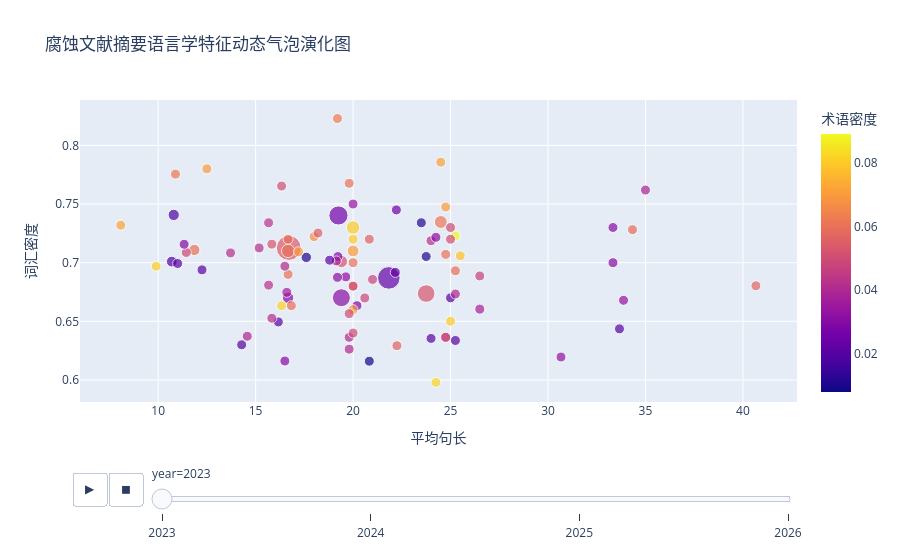

Notebook code for this chart:
### Code cell
import pandas as pd
import plotly.express as px
df=pd.read_csv("DATA.csv")
df["year"]=df["year"].astype(str)
cols=["year","LD","ASL","JD","NCC","title"]
fig=px.scatter(
    df[cols],
    x="ASL",
    y="LD",
    size="NCC",#被引次数决定气泡大小
    color="JD",
    animation_frame="year",
    hover_name="title",#论文标题
    labels={"ASL":"平均句长",
            "LD":"词汇密度",
            "JD":"术语密度",
            "NCC":"标准化引用数"},
    title="腐蚀文献摘要语言学特征动态气泡演化图")
fig.update_traces(marker=dict(sizemin=5))
fig.show()

### Figure 1 — Plotly figure (JSON) as saved in the notebook; plotly's stock layout.template omitted (floating-point values rounded to 4 significant figures)
{"data": [{"hovertemplate": "<b>%{hovertext}</b><br><br>year=2023<br>平均句长=%{x}<br>词汇密度=%{y}<br>标准化引用数=%{marker.size}<br>术语密度=%{marker.color}<extra></extra>", "hovertext": ["Metastable pitting corrosion behavior and characteristics of passive film of laser powder bed fusion produced Ti–6Al–4V in NaCl solutions with different concentrations", "On the use of the Langmuir and other adsorption isotherms in corrosion inhibition", "Experimental comparison of gaseous and electrochemical hydrogen charging in X65 pipeline steel using the permeation technique", "Synergistic inhibition effect of Mikania micrantha extract with potassium iodide on the corrosion of cold rolled steel in methanesulfonic acid solution", "Study on the oxidation behavior of a novel thermal barrier coating system using the nanocrystalline coating as bonding coating on the single-crystal superalloy", "Effect of microstructure on hydrogen embrittlement and hydrogen-induced cracking behaviour of a high-strength pipeline steel weldment", "New insights into hydrogen trapping and embrittlement in high strength aluminum alloys", "Effects of heat treatments on the microstructure and localized corrosion behaviors of AA7075 aluminum alloy", "Dislocation-assisted localised pitting corrosion behaviour of Al Si Mg Cu Mn alloy", "Mitigation effects of over-aging (T73) induced intergranular corrosion on stress corrosion cracking of AA7075 aluminum alloy and behaviors of η phase grain boundary precipitates during the intergranular corrosion formation", "Electrochemical corrosion and electrochemical migration characteristics of SAC-1Bi-xMn solder alloys in NaCl solution", "Extracellular electron transfer corrosion mechanism of two marine structural steels caused by nitrate reducing Halomonas titanicae", "Electrochemical corrosion behaviour and corrosion mechanism of Sn-9Zn-xGe solder alloys in NaCl solution", "Corrosion resistance of β-phase titanium alloys under simulated inflammatory conditions: Exploring the relevance of biocompatible alloying elements", "Study on the roles of bisulfite in the stress corrosion cracking of 7050-T7451 aluminum alloy in the thin electrolyte layer environment", "A general-purpose adsorption isotherm for improved estimation of standard adsorption free energy", "Role of cementite morphology on corrosion layer formation of high-strength carbon steels in sweet and sour environments", "On the estimation of standard adsorption free energy from corrosion inhibition efficiencies", "Intergranular oxidation of additively manufactured Ni-base alloy 625: The role of Si", "The effect of HPAM polymer for enhanced oil recovery on corrosion behaviour of a carbon steel and interaction with the inhibitor under simulated brine conditions", "Proposal of a hydrogen embrittlement index for a martensitic advanced high-strength steel", "Fine-tuning effect of Direct Laser Interference Patterning on the surface states and the corrosion behavior of a biomedical additively manufactured beta Ti alloy", "Growth kinetics and microstructure characteristics of the Zr-Cr interlayer in a Cr-coated Zry-4 alloy exposed to high-temperature steam", "High temperature oxidation and hot corrosion behaviors of PEO and PEO/polysilazane preceramic-based dual-layer coatings on Ti6Al4V alloy", "In-situ observation of environmentally assisted crack initiation and short crack growth behaviour of new-generation 7xxx series alloys in humid air", "Corrosion behavior and mechanisms of the heat-treated Ti5Cu produced by laser powder bed fusion", "In-situ measurement of electrochemical activity related to filiform corrosion in organic coated steel by scanning vibrating electrode technique and scanning micropotentiometry", "Improving corrosion resistance of Ti alloy in hydrochloric acid by embedding TiC/TiB and Y2O3 ceramic nano-particles", "The critical effect of rust layers on localised corrosion of steel exposed to waterline environments", "Corrosion inhibition of decylphosphonate on bare and PEO-coated Mg alloy", "The effect of porosity, mixed molecular/Knudsen diffusion, and a surface barrier layer on steam corrosion of Yb2Si2O7", "SCC behaviour of laser powder bed fused 316L stainless steel in high-temperature water at 288 °C", "Prediction of multilayer Cr/GLC coatings degradation in deep-sea environments based on integrated mechanistic and machine learning models", "Synchrotron-based near ambient-pressure X-ray photoelectron spectroscopy and electrochemical studies of passivation behavior of N- and V-containing martensitic stainless steel", "Evaluation of microstructural and environmental effects on the hydrogen uptake and desorption in high-strength carbon steels: A thermal desorption spectroscopy study", "Corrosion behavior assessment of an Al-Cu alloy manufactured via laser powder bed fusion", "In situ SR-XRD analysis of corrosion product formation during ‘pseudo-passivation’ of carbon steel in CO2-containing aqueous environments", "Acoustic emission as a reliable technique for filiform corrosion monitoring on coated AA7075-T6: Tailored data processing", "Effects of Alcaligenes sp. on corrosion inhibition of sulfate-reducing bacteria in oilfield produced water", "Long-term corrosion behavior of FeCr(Al, Ni) alloys in O2 + H2O with KCl(s) at 600 °C: Microstructural evolution after breakaway oxidation", "Design of alkyl-substituted aminothiazoles to optimise corrosion inhibition for galvanised steel: A combined experimental and molecular modelling approach", "Mechanistic study on the corrosion behaviour of Zinc and Zinc-Calcium alloys designed for enhanced metallic coatings in the presence of chloride and phosphate ions", "Tribocorrosion at metal-on-metal contacts: The contributing role of geometry and material combination", "Sulphur diffusion through a growing chromia scale and effects of water vapour", "Temperature dependence of high-temperature corrosion on nickel-based alloy in molten carbonates for concentrated solar power applications", "Effect of Ru in the underlying superalloy on isothermal oxidation performance of Pt-Al coating", "Effect of hydrogen on electrochemical behavior of additively manufactured 316L in pressurized water reactor primary water", "Electrochemical investigation on localised corrosion under silica sand deposit layers of carbon steel within a bespoke test cell", "The impact of co-deposited silicon impurity on oxidation of silicon carbide coatings in the air and in steam at high temperatures", "The causation of hydrogen embrittlement of duplex stainless steel: Phase instability of the austenite phase and ductile-to-brittle transition of the ferrite phase – Synergy between experiments and modelling", "Oxygen vacancy modified α-Fe2O3 nanorods provide an environment-friendly and efficient anti-corrosion passive film into polymer coating", "Living marine bacterium Tenacibaculum mesophilum D-6 inhibits crevice corrosion of X70 carbon steel", "Fungi corrosion of high-strength aluminum alloys with different microstructures caused by marine Aspergillus terreus under seawater drop", "Effect of nickel on the oxidation behavior of FeCrAl alloy in simulated PWR and BWR conditions", "Corrosion behavior and mechanism of laser powder bed fusion produced CoCrW in an acidic NaCl solution", "In situ, real-time imaging of redox-active species on Al/Cu galvanic couple and corrosion inhibition with 2-mercaptobenzimidazole and octylphosphonic acid", "The long-term corrosion behavior of FeCrAl(Si) alloys after breakaway oxidation at 600 °C", "Predicting the parabolic growth rate constant for high-temperature oxidation of steels using machine learning models", "Effect of Al concentration on Fe-17Cr alloy during steam oxidation at 400 °C", "Improvement of hydrogen embrittlement by void formation at coating layers of Sb-added Al-Si-coated hot-press-forming steels", "High-temperature oxidation behaviour of a Co-based superalloy fabricated through laser powder bed fusion", "Stress corrosion crack initiation in filler metal 82 in oxygenated high-temperature water", "Localized and stress corrosion cracking of sensitized Al-Mg-Sc-Zr alloy manufactured by laser powder bed fusion", "Effect of coating degradation on the hot corrosion behaviour of directionally solidified superalloy", "Hydrogen embrittlement characteristics in cold-drawn high-strength stainless steel wires", "Unravelling the impact of CoNiCrAlY coating microstructure and composition on the formation of duplex oxide scales", "Protectiveness and stability of iron carbonate films on carbon steel in mildly alkaline aqueous alkanolamine CO2 environments", "Revealing the effect of heat treatment on stress corrosion cracking behavior of Monel 400 alloy in hydrofluoric acid vapor environment", "Unravelling the effect of F phase on hydrogen-assisted intergranular cracking in nickel-based Alloy 725: Experimental and DFT study", "Corrosion behavior of an oxide nanotube-coated β-type Ti-45Nb implant alloy in a simulated inflammatory solution", "Ex‐situ synchrotron X‐ray diffraction study of CO2 corrosion‐induced surface scales developed in low‐alloy steel with different initial microstructure", "Research on aggressiveness of CMAS+NaVO3 mixtures towards thermal barrier coatings from the perspective of physical and chemical characteristics", "Effect of Co vs. Fe content on early stages of oxidation of Co-Cr-Fe-Mn-Ni-Si complex concentrated alloys at 800 °C", "Model for corrosion of copper in a nuclear waste repository", "Correlating X-ray computed tomography observations with respirometric measurement of aluminium alloy 6063 corrosion under FeCl3 droplets", "Early oxidation stages of austenitic stainless steel monitored using Mn as tracer", "Assessment of corrosive attack of Fe9Cr1Mo alloys in pressurised CO2 for prediction of breakaway oxidation", "Inhibiting the formation of planar defects in grown alumina scale on Ni-Al alloys", "Microstructural and micromechanical characterization of intergranular oxidation in Fe-15Cr alloy", "Long-term effects of soft-chromising Ni-electroplated AISI 441 commodity steel for SOC stack interconnects", "Iron oxide fluxing and precipitation in sulphate deposits during heat-resistant alloy corrosion in simulated combustion gas", "Corrosion behavior of Fe based container alloys in molten Na2CO3-K2CO3 as thermal energy storage medium for reversible solid oxide cells", "Oxidation-creep interactions for an Hf-doped Ni-based superalloy with different wall thickness at 760 °C", "Investigation of quasi-cleavage in a hydrogen charged maraging stainless steel", "Improved corrosion resistance of cathodic arc evaporated Al0.7Cr0.3−xVxN coatings in NaCl-rich media", "Model development methodology for localized corrosion of copper", "Small concentrations of NaCl help building stable inhibiting layers from 2,5-dimercapto-1,3,4-thiadiazole (DMTD) on AA2024-T3", "Oxidation inhibition of 3D printed porous steel by ceria-activated multilayers", "Role of Zn injection on mitigating stress corrosion cracking initiation of Alloy 182 weld metal in simulated light water reactor environment", "Integrating APS TBCs with a built-in Al2O3 protection network for superior CMAS resistance", "Superior protection by α-AlO/α-LiAlO double oxide scales against alkali carbonate corrosion", "A mechanistic study on dealloying-induced stress corrosion cracking of Alloy 800 in boiling caustic solutions", "Delayed parabolic oxidation via transient thermal exposures on a polycrystalline nickel-based superalloy", "The influence of oxygen partial pressure on the base oxide of chromia forming steels: The story prior to breakaway oxidation", "Low-temperature hot corrosion of arc evaporated Ti1−xAlxN on Ni-Cr-Co based superalloys", "Corrosion behavior of various conductive materials in Sb3Sn7 alloy at 450 °C", "Nickel oxide scale microstructure and accelerated growth in combustion flue gas: Effect of ash particles", "Insights into the interfacial speciation of Ni in the corrosion layer of high burnup Zircaloy-2 cladding: A combined XRD, XAS, and LFDFT study", "Effects of NiCl2 and FeCl2 additives on the anodic dissolution behaviours of Inconel 600 in molten LiCl–KCl salts"], "legendgroup": "", "marker": {"color": [0.05389, 0.0229, 0.02597, 0.03093, 0.05263, 0.08, 0.06, 0.06122, 0.05155, 0.07, 0.03, 0.01852, 0.06024, 0.01869, 0.0404, 0.01136, 0.03774, 0.02041, 0.04167, 0.0297, 0.03261, 0.07143, 0.008, 0.05738, 0.0381, 0.0198, 0.08, 0.08, 0.07071, 0.0404, 0.04762, 0.06, 0.01053, 0.08911, 0.02, 0.06667, 0.05941, 0.03, 0.02098, 0.03, 0.03093, 0.07, 0.0303, 0.04854, 0.0396, 0.06, 0.05825, 0.06061, 0.0198, 0.06, 0.025, 0.07216, 0.02941, 0.03614, 0.08247, 0.07843, 0.05618, 0.01064, 0.02062, 0.07, 0.04211, 0.05495, 0.05051, 0.0289, 0.06977, 0.05941, 0.06061, 0.056, 0.04255, 0.06122, 0.04717, 0.02256, 0.05263, 0.0404, 0.03731, 0.03922, 0.08163, 0.03185, 0.04854, 0.05, 0.02083, 0.04255, 0.05, 0.0625, 0.08081, 0.05, 0.02, 0.05102, 0.05, 0.02128, 0.0404, 0.04192, 0.04167, 0.05051, 0.03125, 0.06, 0.03333, 0.03321, 0.05102], "coloraxis": "coloraxis", "size": [8.091, 6.668, 4.798, 4.228, 4.066, 2.399, 2.317, 2.155, 1.992, 1.83, 1.708, 1.667, 1.667, 1.504, 1.423, 1.423, 1.342, 1.301, 1.301, 1.26, 1.26, 1.22, 1.22, 1.138, 1.098, 1.098, 1.057, 1.016, 1.016, 1.016, 0.9758, 0.9351, 0.9351, 0.8945, 0.8945, 0.8945, 0.8131, 0.7725, 0.7725, 0.7318, 0.7318, 0.6505, 0.5692, 0.5285, 0.4472, 0.3659, 0.3659, 0.2846, 0.2439, 1.301, 1.22, 1.016, 0.9758, 0.8945, 0.8538, 0.7725, 0.7725, 0.7725, 0.6912, 0.6912, 0.6912, 0.5692, 0.5692, 0.5285, 0.5285, 0.5285, 0.4879, 0.4472, 0.4472, 0.4472, 0.4066, 0.4066, 0.4066, 0.4066, 0.3253, 0.2846, 0.2033, 0.1626, 0.1626, 0.1626, 0.1626, 0.08131, 0.08131, 0.4879, 0.3253, 0.3253, 0.3253, 0.2846, 0.2439, 0.2439, 0.2439, 0.2033, 0.2033, 0.2033, 0.122, 0.122, 0.08131, 0.04066, 0.0], "sizemin": 5, "sizemode": "area", "sizeref": 0.02616, "symbol": "circle"}, "mode": "markers", "name": "", "orientation": "v", "showlegend": false, "type": "scatter", "x": [16.7, 21.83, 19.25, 19.4, 23.75, 20.0, 16.67, 24.5, 19.4, 20.0, 16.67, 10.8, 11.86, 10.7, 24.75, 17.6, 26.5, 12.25, 24.0, 20.2, 30.67, 24.5, 20.83, 40.67, 35.0, 33.67, 25.0, 20.0, 24.75, 19.8, 21.0, 20.0, 23.75, 25.25, 25.0, 18.0, 16.83, 33.33, 11.0, 33.33, 24.25, 12.5, 16.5, 11.44, 25.25, 16.67, 34.33, 24.75, 25.25, 20.0, 22.22, 8.083, 11.33, 16.6, 24.25, 25.5, 22.25, 23.5, 16.17, 20.0, 15.83, 18.2, 24.75, 19.22, 17.2, 25.25, 19.8, 20.83, 15.67, 10.89, 26.5, 22.17, 15.83, 19.8, 19.14, 14.57, 16.33, 19.62, 20.6, 25.0, 24.0, 15.67, 20.0, 19.2, 9.9, 20.0, 14.29, 16.33, 25.0, 18.8, 16.5, 15.18, 13.71, 19.8, 19.2, 16.67, 20.0, 33.88, 24.5], "xaxis": "x", "y": [0.7126, 0.687, 0.7403, 0.6701, 0.6737, 0.73, 0.71, 0.7347, 0.701, 0.71, 0.67, 0.7407, 0.7108, 0.7009, 0.6364, 0.7045, 0.6604, 0.6939, 0.7188, 0.6634, 0.6196, 0.7857, 0.616, 0.6803, 0.7619, 0.6436, 0.65, 0.72, 0.7475, 0.6364, 0.6857, 0.7, 0.7053, 0.7228, 0.67, 0.7222, 0.6634, 0.7, 0.6993, 0.73, 0.7216, 0.78, 0.6162, 0.7087, 0.6733, 0.69, 0.7282, 0.7071, 0.6337, 0.68, 0.745, 0.732, 0.7157, 0.6747, 0.5979, 0.7059, 0.6292, 0.734, 0.6495, 0.66, 0.6526, 0.7253, 0.6364, 0.7052, 0.7093, 0.6931, 0.7677, 0.72, 0.734, 0.7755, 0.6887, 0.6917, 0.7158, 0.6263, 0.7015, 0.6373, 0.6633, 0.6879, 0.6699, 0.73, 0.6354, 0.6809, 0.68, 0.8229, 0.697, 0.64, 0.63, 0.7653, 0.72, 0.7021, 0.697, 0.7126, 0.7083, 0.6566, 0.6875, 0.72, 0.75, 0.6679, 0.6837], "yaxis": "y"}], "layout": {"coloraxis": {"colorbar": {"title": {"text": "术语密度"}}, "colorscale": [[0, "#0d0887"], [0.1111, "#46039f"], [0.2222, "#7201a8"], [0.3333, "#9c179e"], [0.4444, "#bd3786"], [0.5556, "#d8576b"], [0.6667, "#ed7953"], [0.7778, "#fb9f3a"], [0.8889, "#fdca26"], [1, "#f0f921"]]}, "legend": {"itemsizing": "constant", "tracegroupgap": 0}, "sliders": [{"active": 0, "currentvalue": {"prefix": "year="}, "len": 0.9, "pad": {"b": 10, "t": 60}, "steps": [{"args": [["2023"], {"frame": {"duration": 0, "redraw": false}, "fromcurrent": true, "mode": "immediate", "transition": {"duration": 0, "easing": "linear"}}], "label": "2023", "method": "animate"}, {"args": [["2024"], {"frame": {"duration": 0, "redraw": false}, "fromcurrent": true, "mode": "immediate", "transition": {"duration": 0, "easing": "linear"}}], "label": "2024", "method": "animate"}, {"args": [["2025"], {"frame": {"duration": 0, "redraw": false}, "fromcurrent": true, "mode": "immediate", "transition": {"duration": 0, "easing": "linear"}}], "label": "2025", "method": "animate"}, {"args": [["2026"], {"frame": {"duration": 0, "redraw": false}, "fromcurrent": true, "mode": "immediate", "transition": {"duration": 0, "easing": "linear"}}], "label": "2026", "method": "animate"}], "x": 0.1, "xanchor": "left", "y": 0, "yanchor": "top"}], "title": {"text": "腐蚀文献摘要语言学特征动态气泡演化图"}, "updatemenus": [{"buttons": [{"args": [null, {"frame": {"duration": 500, "redraw": false}, "fromcurrent": true, "mode": "immediate", "transition": {"duration": 500, "easing": "linear"}}], "label": "&#9654;", "method": "animate"}, {"args": [[null], {"frame": {"duration": 0, "redraw": false}, "fromcurrent": true, "mode": "immediate", "transition": {"duration": 0, "easing": "linear"}}], "label": "&#9724;", "method": "animate"}], "direction": "left", "pad": {"r": 10, "t": 70}, "showactive": false, "type": "buttons", "x": 0.1, "xanchor": "right", "y": 0, "yanchor": "top"}], "xaxis": {"anchor": "y", "domain": [0, 1], "title": {"text": "平均句长"}}, "yaxis": {"anchor": "x", "domain": [0, 1], "title": {"text": "词汇密度"}}}}
